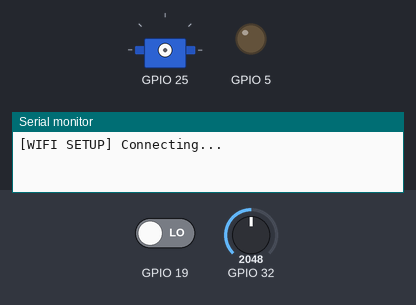
Simulated run of this program. Board: ESP32. Shown: servo, output pins drawn as LEDs (lit = HIGH), the last lines printed to the serial monitor. Inputs (shaded band) come from the test bench; at power-on: GPIO 19 LOW, GPIO 32 = 2048. Uploads are accepted with an empty reply.

Above: at 0.1 s.
At 2.7 s:
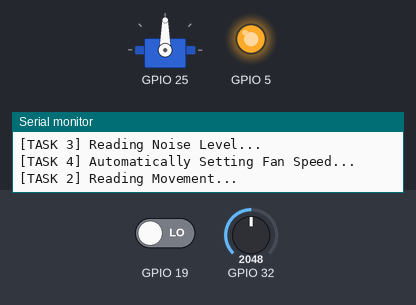
2.8 s: GPIO 19 driven HIGH
At 5.1 s:
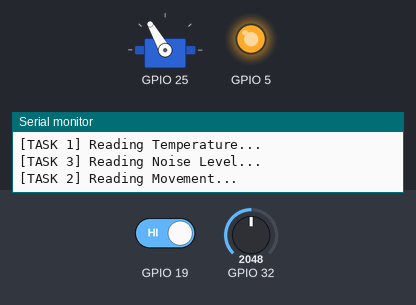
5.6 s: GPIO 32 set to 491
Timing chart, 0 to 11.5 s (numbered marks = the images above; inputs shaded):
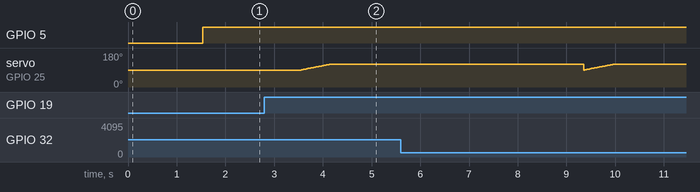

Measured:
- after the input at 2.8 s, servo on GPIO 25: moves from 90° to 120° over 0.58 s, starting after 0.75 s

The program:

main.cpp
```cpp
#include <Arduino.h>

#include <Validations.h>
#include <Connection.h>
#include <Requests.h>
#include <Dht11.h>
#include <Pir.h>
#include <Ky.h>
#include <Fan.h>
#include <MicroServo.h>

#include "freertos/FreeRTOS.h"
#include "freertos/task.h"
#include "freertos/queue.h"

TaskHandle_t xTaskHandleReadTemperature = NULL;
TaskHandle_t xTaskHandleReadMovement = NULL;
TaskHandle_t xTaskHandleReadNoise = NULL;
TaskHandle_t xTaskHandleSetFanSpeed = NULL;
TaskHandle_t xTaskHandleSwingServo = NULL;
TaskHandle_t xTaskHandleRequestFanData = NULL;
TaskHandle_t xTaskHandleSendData = NULL;

QueueHandle_t xQueueHandleTemperature = NULL;
QueueHandle_t xQueueHandleMovement = NULL;
QueueHandle_t xQueueHandleNoise = NULL;
QueueHandle_t xQueueHandleFanSpeed = NULL;

void vTaskReadTemperature(void *pvParams);
void vTaskReadMovement(void *pvParams);
void vTaskReadNoise(void *pvParams);
void vTaskSetFanSpeed(void *pvParams);
void vTaskSwingServo(void *pvParams);
void vTaskRequestFanData(void *pvParams);
void vTaskSendData(void *pvParams);

void setup()
{
  Serial.begin(115200);

  connectionSetup();
  dhtSetup();
  pirSetup();
  kySetup();
  fanSetup();
  servoSetup();

  xQueueHandleTemperature = xQueueCreate(10, sizeof(float));
  xQueueHandleMovement = xQueueCreate(10, sizeof(bool));
  xQueueHandleNoise = xQueueCreate(10, sizeof(int));
  xQueueHandleFanSpeed = xQueueCreate(10, sizeof(int));

  xTaskCreatePinnedToCore(vTaskReadTemperature, "[TASK 1] Read Temperature", 2048, NULL, 1, &xTaskHandleReadTemperature, 0);
  xTaskCreatePinnedToCore(vTaskReadMovement, "[TASK 2] Read Movement", 2048, NULL, 1, &xTaskHandleReadMovement, 0);
  xTaskCreatePinnedToCore(vTaskReadNoise, "[TASK 3] Read Noise", 2048, NULL, 1, &xTaskHandleReadNoise, 0);
  xTaskCreatePinnedToCore(vTaskSetFanSpeed, "[TASK 4] Set Fan Speed", 2048, NULL, 1, &xTaskHandleSetFanSpeed, 0);
  xTaskCreatePinnedToCore(vTaskSwingServo, "[TASK 5] Swing Servo", 8192, NULL, 1, &xTaskHandleSwingServo, 0);
  xTaskCreatePinnedToCore(vTaskRequestFanData, "[TASK 6] Request Fan Data", 8192, NULL, 1, &xTaskHandleRequestFanData, 1);
  xTaskCreatePinnedToCore(vTaskSendData, "[TASK 7] Send Data", 8192, NULL, 1, &xTaskHandleSendData, 1);
}

void loop()
{
}

void vTaskReadTemperature(void *pvParams)
{
  while (1)
  {
    float temperature = getTemperature();

    if (validateTemperatureReading(temperature))
    {
      setDhtStatus(true);
      xQueueSend(xQueueHandleTemperature, &temperature, pdMS_TO_TICKS(800));
      Serial.println("[TASK 1] Reading Temperature...");
    }
    else
    {
      setDhtStatus(false);
      Serial.println("[TASK 1] Error Reading Temperature!");
    }

    vTaskDelay(pdMS_TO_TICKS(500));
  }
}

void vTaskReadMovement(void *pvParams)
{
  while (1)
  {
    bool movementDetected = isMovementDetected();

    if (validateMovementReading(movementDetected))
    {
      setPirStatus(true);
      xQueueSend(xQueueHandleMovement, &movementDetected, pdMS_TO_TICKS(800));
      Serial.println("[TASK 2] Reading Movement...");
    }
    else
    {
      setPirStatus(false);
      Serial.println("[TASK 2] Error Reading Movement!");
    }

    vTaskDelay(pdMS_TO_TICKS(500));
  }
}

void vTaskReadNoise(void *pvParams)
{
  while (1)
  {
    int noiseLevel = getNoiseLevel();

    if (validateNoiseLevelReading(noiseLevel))
    {
      setKyStatus(true);
      xQueueSend(xQueueHandleNoise, &noiseLevel, pdMS_TO_TICKS(800));
      Serial.println("[TASK 3] Reading Noise Level...");
    }
    else
    {
      Serial.println("[TASK 3] Error Reading Noise Level!");
      setKyStatus(false);
    }

    vTaskDelay(pdMS_TO_TICKS(500));
  }
}

void vTaskSetFanSpeed(void *pvParams)
{
  while (1)
  {
    int fanSpeed;

    if (isFanAutoMode())
    {
      float temperature;

      if (xQueueReceive(xQueueHandleTemperature, &temperature, pdMS_TO_TICKS(800)))
      {
        if (temperature < 30.8)
        {
          fanSpeed = 0;
        }
        else if (temperature >= 30.8 && temperature < 32.0)
        {
          fanSpeed = 120;
        }
        else
          fanSpeed = 255;

        Serial.println("[TASK 4] Automatically Setting Fan Speed...");
      }
      else
        Serial.println("[TASK 4] Temperature Queue is Empty, Fan Speed Was Mantained!");
    }
    else
    {
      fanSpeed = getFanPWM();
      Serial.println("[TASK 4] Manually Setting Fan Speed from API Data...");
    }

    setFanPWM(fanSpeed);
    xQueueSend(xQueueHandleFanSpeed, &fanSpeed, pdMS_TO_TICKS(800));
    vTaskDelay(pdMS_TO_TICKS(1000));
  }
}

void vTaskSwingServo(void *pvParams)
{
  while (1)
  {
    bool movementDetected;

    if (xQueueReceive(xQueueHandleMovement, &movementDetected, pdMS_TO_TICKS(800)))
    {
      if (movementDetected)
      {
        startSwing();
        Serial.println("[TASK 5] Swinging Micro Servo...");
        sendServoEvent();
        vTaskDelay(pdMS_TO_TICKS(5000));
      }
      else
        vTaskDelay(pdMS_TO_TICKS(1000));
    }
    else
    {
      Serial.println("[TASK 5] Movement Detection Queue is Empty!");
      vTaskDelay(pdMS_TO_TICKS(1000));
    }
  }
}

void vTaskRequestFanData(void *pvParams)
{
  while (1)
  {
    int fanSpeed = requestFanData();

    if (fanSpeed >= 0)
    {
      setFanAutoMode(false);
      setFanPWM(fanSpeed);
      Serial.println("[TASK 6] Fan Set to Manual Mode, Fan PWM Received from API: " + String(fanSpeed));
    }
    else if (fanSpeed == -1)
    {
      setFanAutoMode(true);
      Serial.println("[TASK 6] Fan Set to Auto Mode!");
    }
    else
    {
      Serial.println("[TASK 6] Error Requesting Fan Data from API!");
    }

    vTaskDelay(pdMS_TO_TICKS(2000));
  }
}

void vTaskSendData(void *pvParams)
{
  while (1)
  {
    bool dhtStatus = getDhtStatus();
    bool pirStatus = getPirStatus();
    bool kyStatus = getKyStatus();

    float temperature;
    bool movementDetected;
    int noiseLevel;

    bool fanAutoMode = isFanAutoMode();
    int fanSpeed;

    if (!xQueueReceive(xQueueHandleTemperature, &temperature, pdMS_TO_TICKS(1000)))
    {
      Serial.println("[TASK 7] Temperature Queue is Empty!");
      temperature = 0.0;
    }

    if (!xQueueReceive(xQueueHandleMovement, &movementDetected, pdMS_TO_TICKS(1000)))
    {
      Serial.println("[TASK 7] Movement Detection Queue is Empty!");
      movementDetected = false;
    }

    if (!xQueueReceive(xQueueHandleNoise, &noiseLevel, pdMS_TO_TICKS(1000)))
    {
      Serial.println("[TASK 7] Noise Level Queue is Empty!");
      noiseLevel = 0;
    }

    if (!xQueueReceive(xQueueHandleFanSpeed, &fanSpeed, pdMS_TO_TICKS(1000)))
    {
      Serial.println("[TASK 7] Fan Speed Queue is Empty!");
      fanSpeed = getFanPWM();
    }

    if (isConnected())
    {
      sendData(dhtStatus, pirStatus, kyStatus, temperature, movementDetected, noiseLevel, fanAutoMode, fanSpeed);
      Serial.println("[TASK 7] Sending Data to API...");
    }
    else
      Serial.println("[TASK 7] WiFi is Not Connected, Data Not Sent!");

    vTaskDelay(pdMS_TO_TICKS(1000));
  }
}
```
